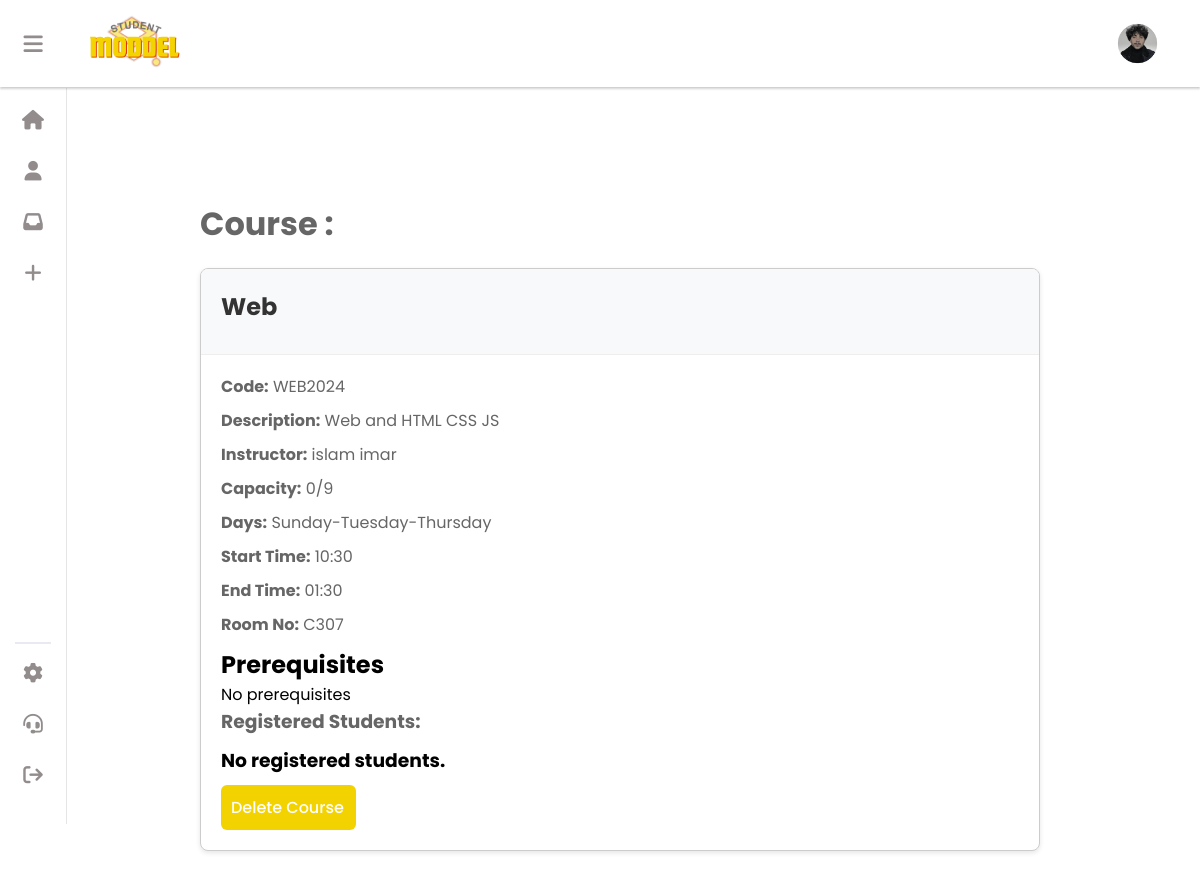
The app's page /course/WEB2024/ (signed in), older data.
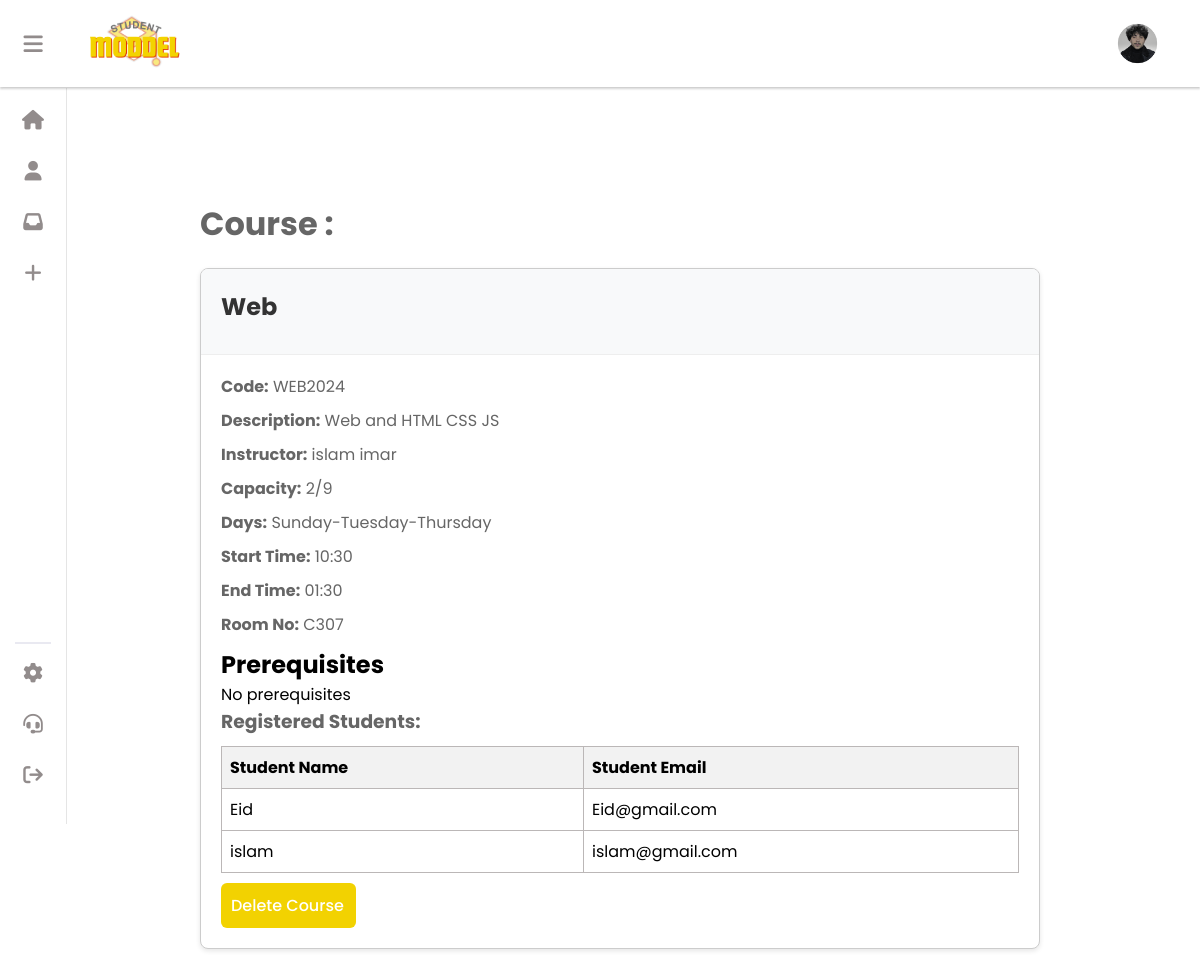
The same page, newer data.
### crud/models.py (models this page shows)
class Student(models.Model):
    fullname = models.CharField(max_length=90,null=False,default='No Name Provided')
    user = models.ForeignKey(User, on_delete=models.CASCADE, default=1)
    email = models.CharField(max_length=100)
    id_user = models.IntegerField( null=True)
    avatar = models.ImageField(upload_to='avatars/', null=True, blank=True, default= 'defult.png')
    bio = models.CharField(max_length=250 , null=True, blank=True, default='None')

### crud/views.py (the view)
# urls.py: path('course/<str:course_code>/', views.course_detail, name='course'),  # or using the class-based view
@login_required(login_url='login')
def course_detail(request, course_code):
    course = get_object_or_404(Courses, code=course_code)
    user = request.user
    student = Student.objects.filter(user=user).first()
    registrations = studentsReg.objects.filter(course_id=course)
    registered_students = [{
        'fullname': reg.student_id.fullname,
        'email': reg.student_id.email
    } for reg in registrations]
    user_is_registered = any(reg.student_id == student for reg in registrations) if student else False
    prerequisites = Prerequisties.objects.filter(course=course)
    context = {
        'course': course,
        'schedule': course.schedule_id,
        'student': student,
        'registered_students': registered_students,
        'num_registered_students': len(registered_students),
        'is_admin': user.is_staff,
        'user_is_registered': user_is_registered,  # boolean value indicating registration status
        'prerequisites': prerequisites  # list of prerequisites
    }
    return render(request, 'course.html', context)

### crud/templates/course.html (shortened to what this page needs)
<!DOCTYPE html>
<html lang="en">
<head>
    {% load static %}
    <link rel="stylesheet" type="text/css" href="{% static 'css/support.css' %}">
    <link rel="stylesheet" type="text/css" href="{% static 'css/style.css' %}">
    <link rel="stylesheet" href="https://cdnjs.cloudflare.com/ajax/libs/font-awesome/6.5.1/css/all.min.css"
 />
</head>
<body>
    {% include "aside.html" %}
<div class="pageconent">
{% if user.is_staff %}
<h1 class="title"> Course :</h1>
<div class="card">
    <div class="card-header">
        <h1 class="card-title">{{ course.name }}</h1>
    </div>
    <div class="card-body">
        <p class="card-text"><strong>Code:</strong> {{ course.code }}</p>
        <p class="card-text"><strong>Description:</strong> {{ course.description }}</p>
        <p class="card-text"><strong>Instructor:</strong> {{ course.instractor }}</p>
        <p class="card-text"><strong>Capacity:</strong> {{ num_registered_students }}/{{ course.capacity }}</p>
        {% if course.schedule_id %}
            <p class="card-text"><strong>Days:</strong> {{ course.schedule_id.days }}</p>
            <p class="card-text"><strong>Start Time:</strong> {{ course.schedule_id.start_time|date:"H:i" }}</p>
            <p class="card-text"><strong>End Time:</strong> {{ course.schedule_id.end_time|date:"H:i" }}</p>
            <p class="card-text"><strong>Room No:</strong> {{ course.schedule_id.room_no }}</p>
            <h2>Prerequisites</h2>
            <ul>
                {% for prerequisite in prerequisites %}
                    <li>{{ prerequisite.course_prerequisite.name }}</li>
                {% empty %}
                    <li>No prerequisites</li>
                {% endfor %}
            </ul>
        {% else %}
            <p class="card-text">No schedule information available.</p>
        {% endif %}
        {% if is_admin %}
        <h3 class="h22">Registered Students:</h3>
        {%if registered_students %}
        <table>
            <thead>
                <tr>
                    <th>Student Name</th>
                    <th>Student Email</th>
                </tr>
            </thead>
            <tbody>
                {% for student in registered_students %}
                    <tr>
                        <td>{{ student.fullname }}</td>
                        <td>{{ student.email }}</td>
                    </tr>
                {% endfor %}
            </tbody>
        </table>
        {% else %}
        <h3>No registered students.</h3>
        {% endif %}
    {% endif %}
    <form action="{% url 'delete_course' course.code %}" method="post">
        <button type="submit" class="delete_course" onclick="return confirm('Are you sure you want to delete this course?');">Delete Course</button>
    </form>
    </div>
</div>
{% endif %}
  </div>
</body>
</html>

Row changes from the older to the newer data that the page shows:
now on this page (row edited): Student: fullname "Eid", email "Eid@gmail.com"
added Student: fullname "islam", email "islam@gmail.com"
Text that changed along with them:
{{ num_registered_students }}: "0" → "2"
text no longer shown: "No registered students."
text now shown: "Student Name Student Email"
